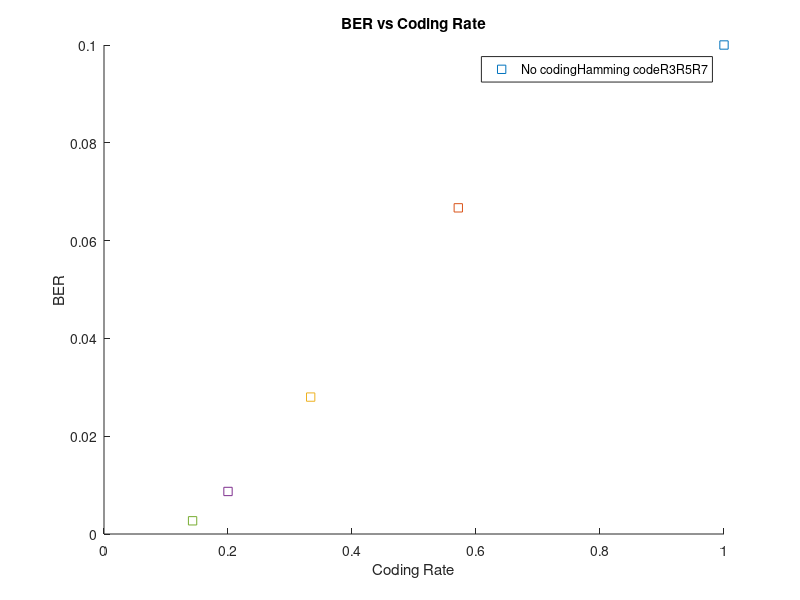

This figure's MATLAB source:
ber = [0.1,0.0667,0.0280,0.0087,0.0027];
coderate = [1,4/7,1/3,1/5,1/7];
labels = ["No coding","Hamming code","R3","R5","R7"];
rcolor = randi(6,1,length(ber));
hold all
for i = 1:length(ber)

    plot(coderate(i),ber(i),'s');
end

%plot(coderate,ber,'o');
title("BER vs Coding Rate");
xlabel("Coding Rate");
ylabel("BER");
legend(labels)
